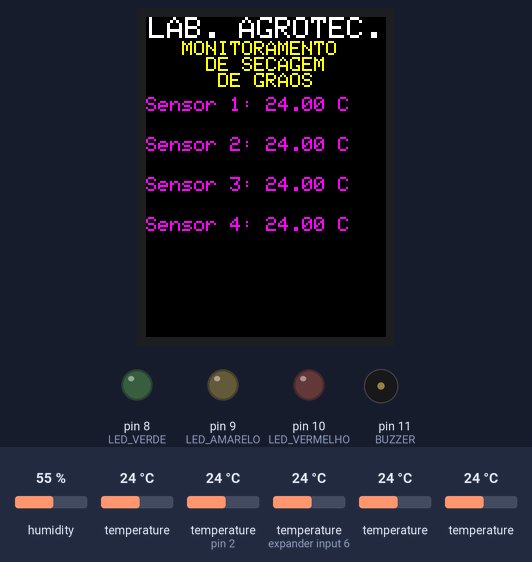
Simulated run of this sketch. Board: Arduino Uno, built with avr-gcc and run on an emulated ATmega328P. Parts: 240×320 colour display, output pins drawn as LEDs (lit = HIGH), buzzer (waves = sounding). Dashed ring = blinking. The inputs (shaded band) are chosen by the test bench; at power-on: temperature (sensors on pin 2, expander input 6) 24 °C, humidity 55 %, temperature 24 °C.

Above: at 1.7 s.
1.8 s: temperature (sensor on pin 2) set to 33 °C
At 5.8 s:
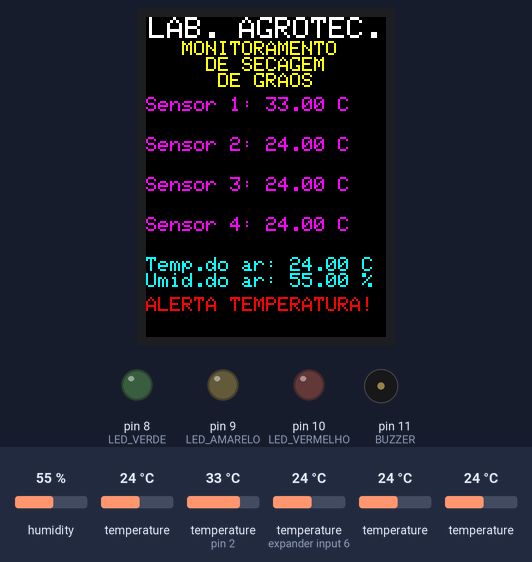
8.6 s: temperature (sensor on pin 2) set to 12 °C
At 9.7 s:
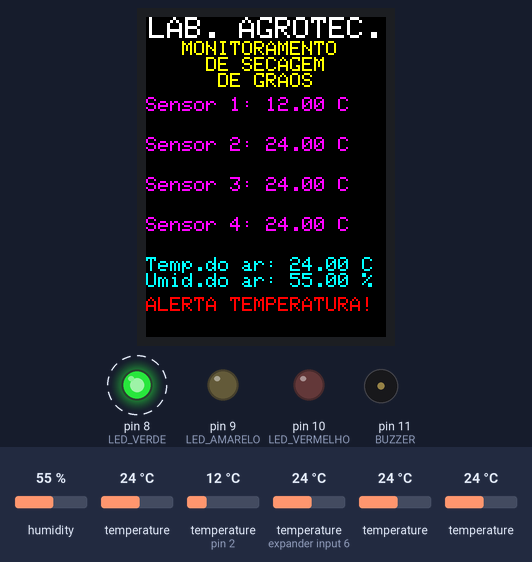
15.4 s: humidity set to 22 %
At 20.1 s:
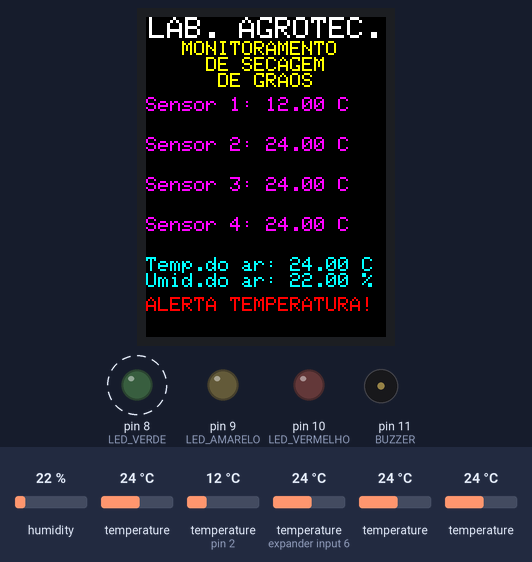
20.3 s: temperature (sensor on expander input 6) set to 12 °C
At 22.8 s:
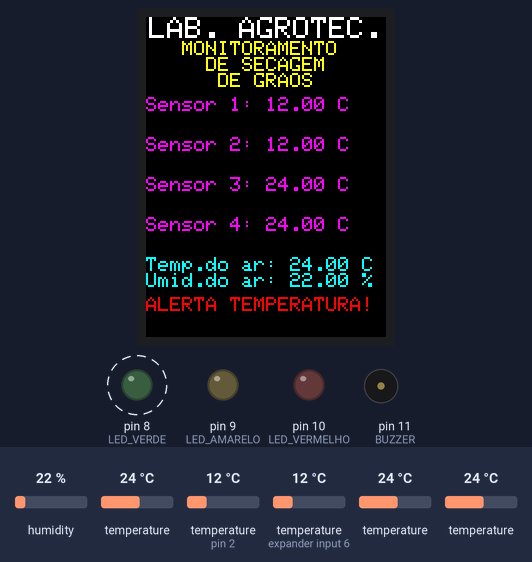
23.6 s: temperature (sensor 202) set to 12 °C
At 27.7 s:
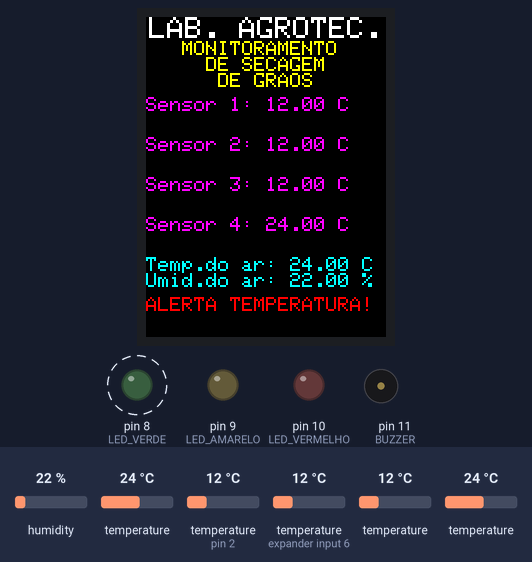
28.0 s: temperature (sensor 302) set to 12 °C
At 30.2 s:
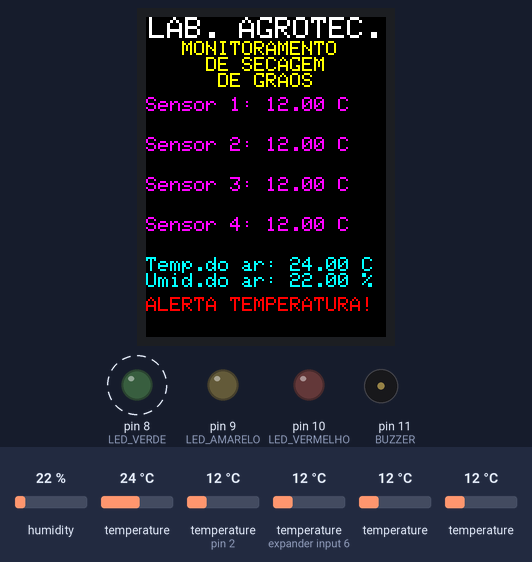
Timing chart, 0 to 32.3 s (numbered marks = the images above; inputs shaded):
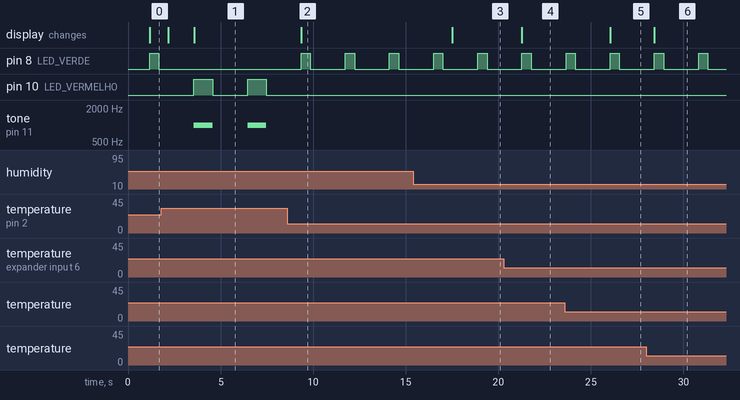

Measured:
- after the input at 1.8 s, pin 8 (LED_VERDE): stops changing and stays LOW; pin 10 (LED_VERMELHO): alternates HIGH for 1.0 s and LOW for 1.9 s, starting after 1.8 s; tone on pin 11 (BUZZER): alternates 1000 Hz for 1.0 s and silent for 1.9 s, starting after 1.8 s; the display: first differs from a run without the input after 1.8 s (image 1)
- after the input at 8.6 s, pin 8 (LED_VERDE): alternates HIGH for 0.50 s and LOW for 1.9 s, starting after 0.75 s; pin 10 (LED_VERMELHO): stops changing and stays LOW; tone on pin 11 (BUZZER): stops changing and stays silent; the display: changes after 0.75 s (image 2)
- after the input at 15.4 s, the display: changes after 2.1 s (image 3)
- after the input at 20.3 s, the display: changes after 0.98 s (image 4)
- after the input at 23.6 s, the display: changes after 2.4 s (image 5)
- after the input at 28.0 s, the display: changes after 0.43 s (image 6)

The sketch:

sensores_aberturacolheita2025.ino
```cpp
// Sketch para monitoramento de sensores de temperatura DS18B20 e SHT20 com display TFT
// Desenvolvido por Andrigo Farias Xavier e Rita Monteiro
// Laboratório de Agrotecnologia - UFPEL
// Modificado em 07/02/2025


#include "DFRobot_SHT20.h"    // Biblioteca para sensor SHT20
#include <Adafruit_GFX.h>     // Biblioteca Core graphics
#include <MCUFRIEND_kbv.h>
#include <OneWire.h>           // Biblioteca para comunicação I2C
#include <DallasTemperature.h>

#define ONE_WIRE_BUS 2  // Pino onde os sensores DS18B20 serão conectados
#define LED_VERDE 8     // Pino do LED verde
#define LED_AMARELO 9   // Pino do LED amarelo
#define LED_VERMELHO 10 // Pino do LED vermelho
#define BUZZER 11       // Pino do buzzer

OneWire oneWire(ONE_WIRE_BUS);
DallasTemperature sensors(&oneWire);
DeviceAddress sensor1, sensor2, sensor3, sensor4;
DFRobot_SHT20 sht20;

MCUFRIEND_kbv tft;

#define BLACK   0x0000
#define BLUE    0x001F
#define RED     0xF800
#define GREEN   0x07E0
#define CYAN    0x07FF
#define MAGENTA 0xF81F
#define YELLOW  0xFFE0
#define WHITE   0xFFFF

void setup(void) {
  Serial.begin(9600);
  Wire.begin();
  tft.reset();

  tft.begin(0x9327);
  tft.setRotation(0);
  tft.fillScreen(BLACK);

  tft.setTextColor(WHITE);
  tft.setTextSize(3);
  tft.setCursor(3, 0);
  tft.println("LAB. AGROTEC.");
  tft.setTextColor(YELLOW);
  tft.setTextSize(2);
  tft.println("   MONITORAMENTO");
  tft.println("     DE SECAGEM ");
  tft.println("      DE GRAOS");

  sensors.begin();
  if (!sensors.getAddress(sensor1, 0)) Serial.println("Sensor DS18B20 0 nao encontrado");
  if (!sensors.getAddress(sensor2, 1)) Serial.println("Sensor DS18B20 1 nao encontrado");
  if (!sensors.getAddress(sensor3, 2)) Serial.println("Sensor DS18B20 2 nao encontrado");
  if (!sensors.getAddress(sensor4, 3)) Serial.println("Sensor DS18B20 3 nao encontrado");

  sht20.initSHT20();

  pinMode(LED_VERDE, OUTPUT);
  pinMode(LED_AMARELO, OUTPUT);
  pinMode(LED_VERMELHO, OUTPUT);
  pinMode(BUZZER, OUTPUT);
}

void loop(void) {
  sensors.requestTemperatures();

  float temp1 = sensors.getTempC(sensor1);
  float temp2 = sensors.getTempC(sensor2);
  float temp3 = sensors.getTempC(sensor3);
  float temp4 = sensors.getTempC(sensor4);

  float tempSHT20 = sht20.readTemperature();
  float umidadeSHT20 = sht20.readHumidity();

  tft.fillRect(0, 80, 240, 20, BLACK);
  tft.setCursor(0, 80);
  tft.setTextColor(MAGENTA);
  tft.setTextSize(2);
  tft.print("Sensor 1: "); tft.print(temp1); tft.println(" C");

  tft.fillRect(0, 120, 240, 20, BLACK);
  tft.setCursor(0, 120);
  tft.print("Sensor 2: "); tft.print(temp2); tft.println(" C");

  tft.fillRect(0, 160, 240, 20, BLACK);
  tft.setCursor(0, 160);
  tft.print("Sensor 3: "); tft.print(temp3); tft.println(" C");

  tft.fillRect(0, 200, 240, 20, BLACK);
  tft.setCursor(0, 200);
  tft.print("Sensor 4: "); tft.print(temp4); tft.println(" C");

  float temperaturas[] = {temp1, temp2, temp3, temp4};
  bool alerta = false;
  bool atencao = false;

  for (int i = 0; i < 4; i++) {
    if (temperaturas[i] > 30.0) alerta = true;
    else if (temperaturas[i] == 30.0) atencao = true;
  }

  digitalWrite(LED_VERDE, LOW);
  digitalWrite(LED_AMARELO, LOW);
  digitalWrite(LED_VERMELHO, LOW);
  noTone(BUZZER);

  if (alerta) {
    digitalWrite(LED_VERMELHO, HIGH);
    tone(BUZZER, 1000);
    tft.fillRect(0, 280, 240, 40, BLACK);
    tft.setCursor(0, 280);
    tft.setTextColor(RED);
    tft.setTextSize(2);
    tft.println("ALERTA TEMPERATURA!");
    delay(500);
    digitalWrite(LED_VERMELHO, HIGH);
    delay(500);
    digitalWrite(LED_VERMELHO, LOW);
    noTone(BUZZER);
    delay(500);
  } else if (atencao) {
    digitalWrite(LED_AMARELO, HIGH);
    delay(500);
    digitalWrite(LED_AMARELO, LOW);
    delay(500);
  } else {
    digitalWrite(LED_VERDE, HIGH);
    delay(500);
    digitalWrite(LED_VERDE, LOW);
    delay(500);
  }

  tft.fillRect(0, 240, 240, 40, BLACK);
  tft.setCursor(0, 240);
  tft.setTextColor(CYAN);
  tft.print("Temp.do ar: "); tft.print(tempSHT20); tft.println(" C");
  tft.print("Umid.do ar: "); tft.print(umidadeSHT20); tft.println(" %");

  delay(500);
}
```
